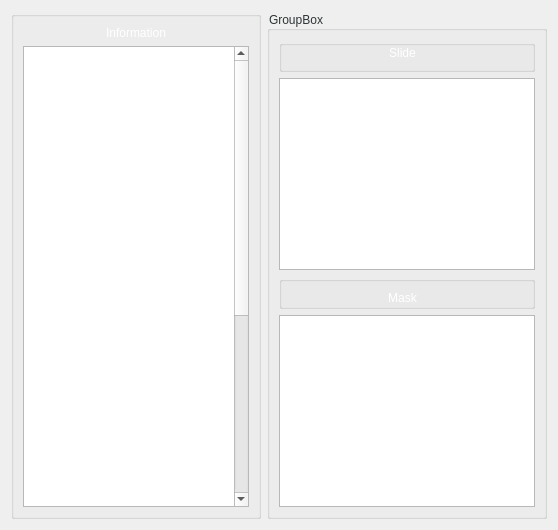
         <widget class="QWidget" name="tabLoad">
          <attribute name="title">
           <string>Detecting Brain</string>
          </attribute>
          <layout class="QHBoxLayout" name="horizontalLayout_8">
           <item>
            <widget class="QGroupBox" name="groupBox_4">
             <property name="maximumSize">
              <size>
               <width>250</width>
               <height>16777215</height>
              </size>
             </property>
             <property name="title">
              <string/>
             </property>
             <layout class="QVBoxLayout" name="verticalLayout_8">
              <item>
               <widget class="QLabel" name="lblDetecInfoTitle">
                <property name="text">
                 <string>&lt;html&gt;&lt;head/&gt;&lt;body&gt;&lt;p align=&quot;center&quot;&gt;&lt;span style=&quot; color:#ffffff;&quot;&gt;Information&lt;/span&gt;&lt;/p&gt;&lt;/body&gt;&lt;/html&gt;</string>
                </property>
               </widget>
              </item>
              <item>
               <widget class="QTextBrowser" name="lblDetecInfoContent">
                <property name="html">
                 <string>&lt;!DOCTYPE HTML PUBLIC &quot;-//W3C//DTD HTML 4.0//EN&quot; &quot;http://www.w3.org/TR/REC-html40/strict.dtd&quot;&gt;
&lt;html&gt;&lt;head&gt;&lt;meta name=&quot;qrichtext&quot; content=&quot;1&quot; /&gt;&lt;style type=&quot;text/css&quot;&gt;
p, li { white-space: pre-wrap; }
&lt;/style&gt;&lt;/head&gt;&lt;body style=&quot; font-family:'Ubuntu'; font-size:11pt; font-weight:400; font-style:normal;&quot;&gt;
&lt;p style=&quot; margin-top:0px; margin-bottom:0px; margin-left:0px; margin-right:0px; -qt-block-indent:0; text-indent:0px;&quot;&gt;&lt;span style=&quot; font-family:'MS Shell Dlg 2'; font-size:9pt; color:#ffffff;&quot;&gt;Lorem ipsum dolor sit amet, consectetur adipiscing elit. Nulla ultrices interdum dignissim. Cras finibus, libero sed auctor finibus, justo nisl pellentesque augue, vel aliquet purus quam sit amet augue. Mauris porttitor condimentum tristique. Nullam vulputate sollicitudin massa, nec placerat felis commodo auctor. Quisque fringilla efficitur metus at pellentesque. Donec mollis odio neque, ut lacinia ante accumsan at. Duis sollicitudin lorem eu tellus euismod, et aliquet neque dictum. Sed quis lacus ante. Ut euismod bibendum odio, et consequat magna. Vestibulum accumsan, lacus quis tempus posuere, leo risus fermentum ipsum, eu imperdiet leo odio sit amet erat. Ut ut feugiat dui.&lt;/span&gt;&lt;/p&gt;
&lt;p style=&quot;-qt-paragraph-type:empty; margin-top:0px; margin-bottom:0px; margin-left:0px; margin-right:0px; -qt-block-indent:0; text-indent:0px; font-family:'MS Shell Dlg 2'; font-size:9pt; color:#ffffff;&quot;&gt;&lt;br /&gt;&lt;/p&gt;
&lt;p style=&quot; margin-top:0px; margin-bottom:0px; margin-left:0px; margin-right:0px; -qt-block-indent:0; text-indent:0px;&quot;&gt;&lt;span style=&quot; font-family:'MS Shell Dlg 2'; font-size:9pt; color:#ffffff;&quot;&gt;Interdum et malesuada fames ac ante ipsum primis in faucibus. Quisque vel nisi at erat finibus lacinia. Curabitur vitae dapibus orci. Nullam malesuada finibus ultricies. Donec tristique eleifend venenatis. Ut ut enim dui. Donec hendrerit convallis diam, viverra pretium sem accumsan non. Donec porttitor augue ac arcu pretium scelerisque. Curabitur lacus purus, tempor sit amet tincidunt vitae, egestas ac dolor. Suspendisse rutrum venenatis justo sit amet egestas. Nam sed lectus sed lectus aliquam egestas ac eu purus. Sed ultricies ac lorem nec fermentum.&lt;/span&gt;&lt;/p&gt;
&lt;p style=&quot;-qt-paragraph-type:empty; margin-top:0px; margin-bottom:0px; margin-left:0px; margin-right:0px; -qt-block-indent:0; text-indent:0px; font-family:'MS Shell Dlg 2'; font-size:9pt; color:#ffffff;&quot;&gt;&lt;br /&gt;&lt;/p&gt;
&lt;p style=&quot; margin-top:0px; margin-bottom:0px; margin-left:0px; margin-right:0px; -qt-block-indent:0; text-indent:0px;&quot;&gt;&lt;span style=&quot; font-family:'MS Shell Dlg 2'; font-size:9pt; color:#ffffff;&quot;&gt;Nulla dapibus massa in est ullamcorper, eu mollis augue rutrum. Curabitur vulputate scelerisque lacus, ut faucibus lectus consequat sit amet. Phasellus blandit lacus elit, sit amet commodo massa varius in. Suspendisse mattis fringilla pellentesque. Maecenas tincidunt eu urna elementum elementum. Vivamus ac eros non massa condimentum consequat. Nullam commodo molestie condimentum. Nunc ut lacus vel felis faucibus commodo. Nulla facilisi. Phasellus orci neque, tempor sed varius non, consectetur eget lectus. Duis molestie maximus fringilla.&lt;/span&gt;&lt;/p&gt;&lt;/body&gt;&lt;/html&gt;</string>
                </property>
               </widget>
              </item>
             </layout>
            </widget>
           </item>
           <item>
            <widget class="QGroupBox" name="groupBox_5">
             <property name="styleSheet">
              <string notr="true">#groupBox_5{
color:rgb(46, 52, 54)}</string>
             </property>
             <property name="title">
              <string>GroupBox</string>
             </property>
             <layout class="QVBoxLayout" name="verticalLayout_9">
              <item>
               <widget class="QGroupBox" name="gboxBrain_2">
                <property name="title">
                 <string/>
                </property>
                <layout class="QVBoxLayout" name="verticalLayout_4">
                 <property name="leftMargin">
                  <number>0</number>
                 </property>
                 <property name="topMargin">
                  <number>0</number>
                 </property>
                 <item>
                  <widget class="QLabel" name="lblSlide">
                   <property name="text">
                    <string>&lt;html&gt;&lt;head/&gt;&lt;body&gt;&lt;p align=&quot;center&quot;&gt;&lt;span style=&quot; color:#ffffff;&quot;&gt;Slide&lt;/span&gt;&lt;/p&gt;&lt;/body&gt;&lt;/html&gt;</string>
                   </property>
                  </widget>
                 </item>
                </layout>
               </widget>
              </item>
              <item>
               <widget class="PhotoViewer" name="viewMask"/>
              </item>
              <item>
               <widget class="QGroupBox" name="gboxBrain_4">
                <property name="title">
                 <string/>
                </property>
                <layout class="QHBoxLayout" name="horizontalLayout_7">
                 <property name="leftMargin">
                  <number>0</number>
                 </property>
                 <property name="bottomMargin">
                  <number>0</number>
                 </property>
                 <item>
                  <widget class="QLabel" name="lblMask">
                   <property name="sizePolicy">
                    <sizepolicy hsizetype="Preferred" vsizetype="Fixed">
                     <horstretch>0</horstretch>
                     <verstretch>0</verstretch>
                    </sizepolicy>
                   </property>
                   <property name="minimumSize">
                    <size>
                     <width>0</width>
                     <height>15</height>
                    </size>
                   </property>
                   <property name="maximumSize">
                    <size>
                     <width>16777215</width>
                     <height>15</height>
                    </size>
                   </property>
                   <property name="text">
                    <string>&lt;html&gt;&lt;head/&gt;&lt;body&gt;&lt;p align=&quot;center&quot;&gt;&lt;span style=&quot; color:#ffffff;&quot;&gt;Mask&lt;/span&gt;&lt;/p&gt;&lt;/body&gt;&lt;/html&gt;</string>
                   </property>
                  </widget>
                 </item>
                </layout>
               </widget>
              </item>
              <item>
               <widget class="PhotoViewer" name="viewInput"/>
              </item>
             </layout>
            </widget>
           </item>
          </layout>
         </widget>
